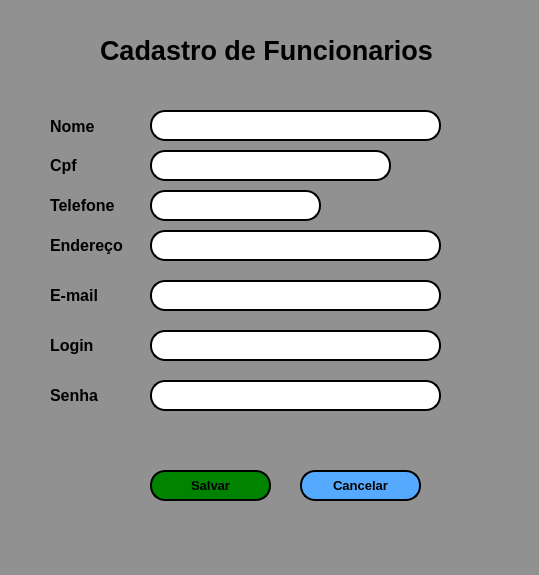
<?xml version="1.0" encoding="UTF-8"?>
<ui version="4.0">
 <class>MainWindow</class>
 <widget class="QMainWindow" name="MainWindow">
  <property name="geometry">
   <rect>
    <x>0</x>
    <y>0</y>
    <width>539</width>
    <height>575</height>
   </rect>
  </property>
  <property name="windowTitle">
   <string>MainWindow</string>
  </property>
  <property name="styleSheet">
   <string notr="true">background-color: rgb(145, 145, 145);</string>
  </property>
  <widget class="QWidget" name="centralwidget">
   <widget class="QLineEdit" name="lineEdit">
    <property name="geometry">
     <rect>
      <x>150</x>
      <y>110</y>
      <width>291</width>
      <height>31</height>
     </rect>
    </property>
    <property name="styleSheet">
     <string notr="true">background-color : rgb(255,255,255);
border-radius: 15px;
border-style: outset;
border-width: 2px;
</string>
    </property>
   </widget>
   <widget class="QPushButton" name="pushButton_2">
    <property name="geometry">
     <rect>
      <x>300</x>
      <y>470</y>
      <width>121</width>
      <height>31</height>
     </rect>
    </property>
    <property name="font">
     <font>
      <pointsize>10</pointsize>
      <weight>75</weight>
      <bold>true</bold>
     </font>
    </property>
    <property name="styleSheet">
     <string notr="true">background-color: rgb(85, 170, 255);
border-radius: 15px;
border-style: outset;
border-width: 2px;
border-color: black;
</string>
    </property>
    <property name="text">
     <string>Cancelar</string>
    </property>
   </widget>
   <widget class="QLineEdit" name="lineEdit_4">
    <property name="geometry">
     <rect>
      <x>150</x>
      <y>230</y>
      <width>291</width>
      <height>31</height>
     </rect>
    </property>
    <property name="styleSheet">
     <string notr="true">background-color : rgb(255,255,255);
border-radius: 15px;
border-style: outset;
border-width: 2px;
</string>
    </property>
   </widget>
   <widget class="QLabel" name="label_7">
    <property name="geometry">
     <rect>
      <x>50</x>
      <y>380</y>
      <width>91</width>
      <height>31</height>
     </rect>
    </property>
    <property name="font">
     <font>
      <pointsize>12</pointsize>
      <weight>75</weight>
      <bold>true</bold>
     </font>
    </property>
    <property name="text">
     <string>Senha</string>
    </property>
   </widget>
   <widget class="QPushButton" name="pushButton">
    <property name="geometry">
     <rect>
      <x>150</x>
      <y>470</y>
      <width>121</width>
      <height>31</height>
     </rect>
    </property>
    <property name="font">
     <font>
      <pointsize>10</pointsize>
      <weight>75</weight>
      <bold>true</bold>
     </font>
    </property>
    <property name="styleSheet">
     <string notr="true">background-color: rgb(0, 131, 0);
border-radius: 15px;
border-style: outset;
border-width: 2px;
border-color: black;
</string>
    </property>
    <property name="text">
     <string>Salvar</string>
    </property>
   </widget>
   <widget class="QLabel" name="label_2">
    <property name="geometry">
     <rect>
      <x>50</x>
      <y>120</y>
      <width>47</width>
      <height>13</height>
     </rect>
    </property>
    <property name="font">
     <font>
      <pointsize>12</pointsize>
      <weight>75</weight>
      <bold>true</bold>
     </font>
    </property>
    <property name="text">
     <string>Nome</string>
    </property>
   </widget>
   <widget class="QLabel" name="label_5">
    <property name="geometry">
     <rect>
      <x>50</x>
      <y>230</y>
      <width>91</width>
      <height>31</height>
     </rect>
    </property>
    <property name="font">
     <font>
      <pointsize>12</pointsize>
      <weight>75</weight>
      <bold>true</bold>
     </font>
    </property>
    <property name="text">
     <string>Endereço</string>
    </property>
   </widget>
   <widget class="QLineEdit" name="lineEdit_6">
    <property name="geometry">
     <rect>
      <x>150</x>
      <y>380</y>
      <width>291</width>
      <height>31</height>
     </rect>
    </property>
    <property name="styleSheet">
     <string notr="true">background-color : rgb(255,255,255);
border-radius: 15px;
border-style: outset;
border-width: 2px;
</string>
    </property>
   </widget>
   <widget class="QLabel" name="label_3">
    <property name="geometry">
     <rect>
      <x>50</x>
      <y>150</y>
      <width>47</width>
      <height>31</height>
     </rect>
    </property>
    <property name="font">
     <font>
      <pointsize>12</pointsize>
      <weight>75</weight>
      <bold>true</bold>
     </font>
    </property>
    <property name="text">
     <string>Cpf</string>
    </property>
   </widget>
   <widget class="QLineEdit" name="lineEdit_2">
    <property name="geometry">
     <rect>
      <x>150</x>
      <y>150</y>
      <width>241</width>
      <height>31</height>
     </rect>
    </property>
    <property name="styleSheet">
     <string notr="true">background-color : rgb(255,255,255);
border-radius: 15px;
border-style: outset;
border-width: 2px;
</string>
    </property>
   </widget>
   <widget class="QLineEdit" name="lineEdit_5">
    <property name="geometry">
     <rect>
      <x>150</x>
      <y>330</y>
      <width>291</width>
      <height>31</height>
     </rect>
    </property>
    <property name="styleSheet">
     <string notr="true">background-color : rgb(255,255,255);
border-radius: 15px;
border-style: outset;
border-width: 2px;
</string>
    </property>
   </widget>
   <widget class="QLabel" name="label">
    <property name="geometry">
     <rect>
      <x>100</x>
      <y>30</y>
      <width>351</width>
      <height>41</height>
     </rect>
    </property>
    <property name="font">
     <font>
      <pointsize>20</pointsize>
      <weight>75</weight>
      <bold>true</bold>
     </font>
    </property>
    <property name="text">
     <string>Cadastro de Funcionarios</string>
    </property>
   </widget>
   <widget class="QLineEdit" name="lineEdit_3">
    <property name="geometry">
     <rect>
      <x>150</x>
      <y>190</y>
      <width>171</width>
      <height>31</height>
     </rect>
    </property>
    <property name="styleSheet">
     <string notr="true">background-color : rgb(255,255,255);
border-radius: 15px;
border-style: outset;
border-width: 2px;
</string>
    </property>
   </widget>
   <widget class="QLabel" name="label_4">
    <property name="geometry">
     <rect>
      <x>50</x>
      <y>190</y>
      <width>71</width>
      <height>31</height>
     </rect>
    </property>
    <property name="font">
     <font>
      <pointsize>12</pointsize>
      <weight>75</weight>
      <bold>true</bold>
     </font>
    </property>
    <property name="text">
     <string>Telefone</string>
    </property>
   </widget>
   <widget class="QLabel" name="label_6">
    <property name="geometry">
     <rect>
      <x>50</x>
      <y>330</y>
      <width>91</width>
      <height>31</height>
     </rect>
    </property>
    <property name="font">
     <font>
      <pointsize>12</pointsize>
      <weight>75</weight>
      <bold>true</bold>
     </font>
    </property>
    <property name="text">
     <string>Login</string>
    </property>
   </widget>
   <widget class="QLineEdit" name="lineEdit_7">
    <property name="geometry">
     <rect>
      <x>150</x>
      <y>280</y>
      <width>291</width>
      <height>31</height>
     </rect>
    </property>
    <property name="styleSheet">
     <string notr="true">background-color : rgb(255,255,255);
border-radius: 15px;
border-style: outset;
border-width: 2px;
</string>
    </property>
    <property name="text">
     <string/>
    </property>
   </widget>
   <widget class="QLabel" name="label_8">
    <property name="geometry">
     <rect>
      <x>50</x>
      <y>280</y>
      <width>91</width>
      <height>31</height>
     </rect>
    </property>
    <property name="font">
     <font>
      <pointsize>12</pointsize>
      <weight>75</weight>
      <bold>true</bold>
     </font>
    </property>
    <property name="text">
     <string>E-mail</string>
    </property>
   </widget>
  </widget>
  <widget class="QMenuBar" name="menubar">
   <property name="geometry">
    <rect>
     <x>0</x>
     <y>0</y>
     <width>539</width>
     <height>21</height>
    </rect>
   </property>
  </widget>
  <widget class="QStatusBar" name="statusbar"/>
 </widget>
 <resources/>
 <connections/>
</ui>
